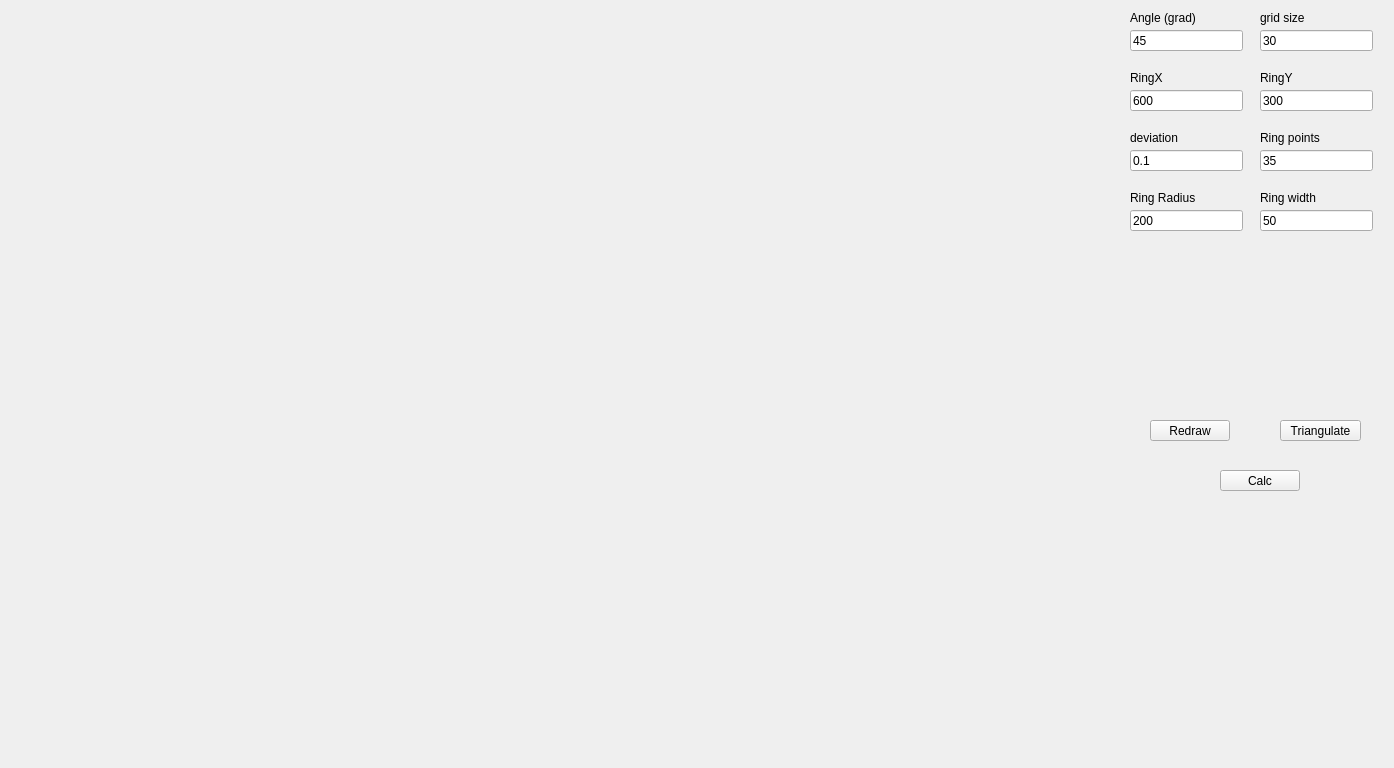
<?xml version="1.0" encoding="UTF-8"?>
<ui version="4.0">
 <class>MainWindow</class>
 <widget class="QMainWindow" name="MainWindow">
  <property name="geometry">
   <rect>
    <x>0</x>
    <y>0</y>
    <width>1394</width>
    <height>768</height>
   </rect>
  </property>
  <property name="windowTitle">
   <string>MainWindow</string>
  </property>
  <widget class="QWidget" name="centralWidget">
   <widget class="DiagramPlot" name="bifurPlot" native="true">
    <property name="geometry">
     <rect>
      <x>10</x>
      <y>9</y>
      <width>1101</width>
      <height>751</height>
     </rect>
    </property>
   </widget>
   <widget class="QPushButton" name="startBtn">
    <property name="geometry">
     <rect>
      <x>1280</x>
      <y>420</y>
      <width>81</width>
      <height>21</height>
     </rect>
    </property>
    <property name="text">
     <string>Triangulate</string>
    </property>
   </widget>
   <widget class="QPushButton" name="calcBtn">
    <property name="geometry">
     <rect>
      <x>1220</x>
      <y>470</y>
      <width>80</width>
      <height>21</height>
     </rect>
    </property>
    <property name="text">
     <string>Calc</string>
    </property>
   </widget>
   <widget class="QLineEdit" name="angleEdit">
    <property name="geometry">
     <rect>
      <x>1130</x>
      <y>30</y>
      <width>113</width>
      <height>21</height>
     </rect>
    </property>
    <property name="text">
     <string>45</string>
    </property>
   </widget>
   <widget class="QLabel" name="label">
    <property name="geometry">
     <rect>
      <x>1130</x>
      <y>10</y>
      <width>71</width>
      <height>16</height>
     </rect>
    </property>
    <property name="text">
     <string>Angle (grad)</string>
    </property>
   </widget>
   <widget class="QLabel" name="label_2">
    <property name="geometry">
     <rect>
      <x>1130</x>
      <y>70</y>
      <width>71</width>
      <height>16</height>
     </rect>
    </property>
    <property name="text">
     <string>RingX</string>
    </property>
   </widget>
   <widget class="QLineEdit" name="ringXEdit">
    <property name="geometry">
     <rect>
      <x>1130</x>
      <y>90</y>
      <width>113</width>
      <height>21</height>
     </rect>
    </property>
    <property name="text">
     <string>600</string>
    </property>
   </widget>
   <widget class="QLabel" name="label_3">
    <property name="geometry">
     <rect>
      <x>1260</x>
      <y>70</y>
      <width>71</width>
      <height>16</height>
     </rect>
    </property>
    <property name="text">
     <string>RingY</string>
    </property>
   </widget>
   <widget class="QLineEdit" name="ringYEdit">
    <property name="geometry">
     <rect>
      <x>1260</x>
      <y>90</y>
      <width>113</width>
      <height>21</height>
     </rect>
    </property>
    <property name="text">
     <string>300</string>
    </property>
   </widget>
   <widget class="QPushButton" name="redrawBtn">
    <property name="geometry">
     <rect>
      <x>1150</x>
      <y>420</y>
      <width>80</width>
      <height>21</height>
     </rect>
    </property>
    <property name="text">
     <string>Redraw</string>
    </property>
   </widget>
   <widget class="QLabel" name="label_4">
    <property name="geometry">
     <rect>
      <x>1260</x>
      <y>10</y>
      <width>71</width>
      <height>16</height>
     </rect>
    </property>
    <property name="text">
     <string>grid size</string>
    </property>
   </widget>
   <widget class="QLineEdit" name="gridSizeEdit">
    <property name="geometry">
     <rect>
      <x>1260</x>
      <y>30</y>
      <width>113</width>
      <height>21</height>
     </rect>
    </property>
    <property name="text">
     <string>30</string>
    </property>
   </widget>
   <widget class="QLabel" name="label_5">
    <property name="geometry">
     <rect>
      <x>1130</x>
      <y>130</y>
      <width>71</width>
      <height>16</height>
     </rect>
    </property>
    <property name="text">
     <string>deviation</string>
    </property>
   </widget>
   <widget class="QLineEdit" name="deviationEdit">
    <property name="geometry">
     <rect>
      <x>1130</x>
      <y>150</y>
      <width>113</width>
      <height>21</height>
     </rect>
    </property>
    <property name="text">
     <string>0.1</string>
    </property>
   </widget>
   <widget class="QLabel" name="label_6">
    <property name="geometry">
     <rect>
      <x>1130</x>
      <y>190</y>
      <width>71</width>
      <height>16</height>
     </rect>
    </property>
    <property name="text">
     <string>Ring Radius</string>
    </property>
   </widget>
   <widget class="QLineEdit" name="ringRadiusEdit">
    <property name="geometry">
     <rect>
      <x>1130</x>
      <y>210</y>
      <width>113</width>
      <height>21</height>
     </rect>
    </property>
    <property name="text">
     <string>200</string>
    </property>
   </widget>
   <widget class="QLineEdit" name="ringWidthEdit">
    <property name="geometry">
     <rect>
      <x>1260</x>
      <y>210</y>
      <width>113</width>
      <height>21</height>
     </rect>
    </property>
    <property name="text">
     <string>50</string>
    </property>
   </widget>
   <widget class="QLabel" name="label_7">
    <property name="geometry">
     <rect>
      <x>1260</x>
      <y>190</y>
      <width>71</width>
      <height>16</height>
     </rect>
    </property>
    <property name="text">
     <string>Ring width</string>
    </property>
   </widget>
   <widget class="QLineEdit" name="ringPointsEdit">
    <property name="geometry">
     <rect>
      <x>1260</x>
      <y>150</y>
      <width>113</width>
      <height>21</height>
     </rect>
    </property>
    <property name="text">
     <string>35</string>
    </property>
   </widget>
   <widget class="QLabel" name="label_8">
    <property name="geometry">
     <rect>
      <x>1260</x>
      <y>130</y>
      <width>71</width>
      <height>16</height>
     </rect>
    </property>
    <property name="text">
     <string>Ring points</string>
    </property>
   </widget>
  </widget>
 </widget>
 <layoutdefault spacing="6" margin="11"/>
 <customwidgets>
  <customwidget>
   <class>DiagramPlot</class>
   <extends>QWidget</extends>
   <header location="global">diagramplot.h</header>
   <container>1</container>
  </customwidget>
 </customwidgets>
 <resources/>
 <connections/>
</ui>
